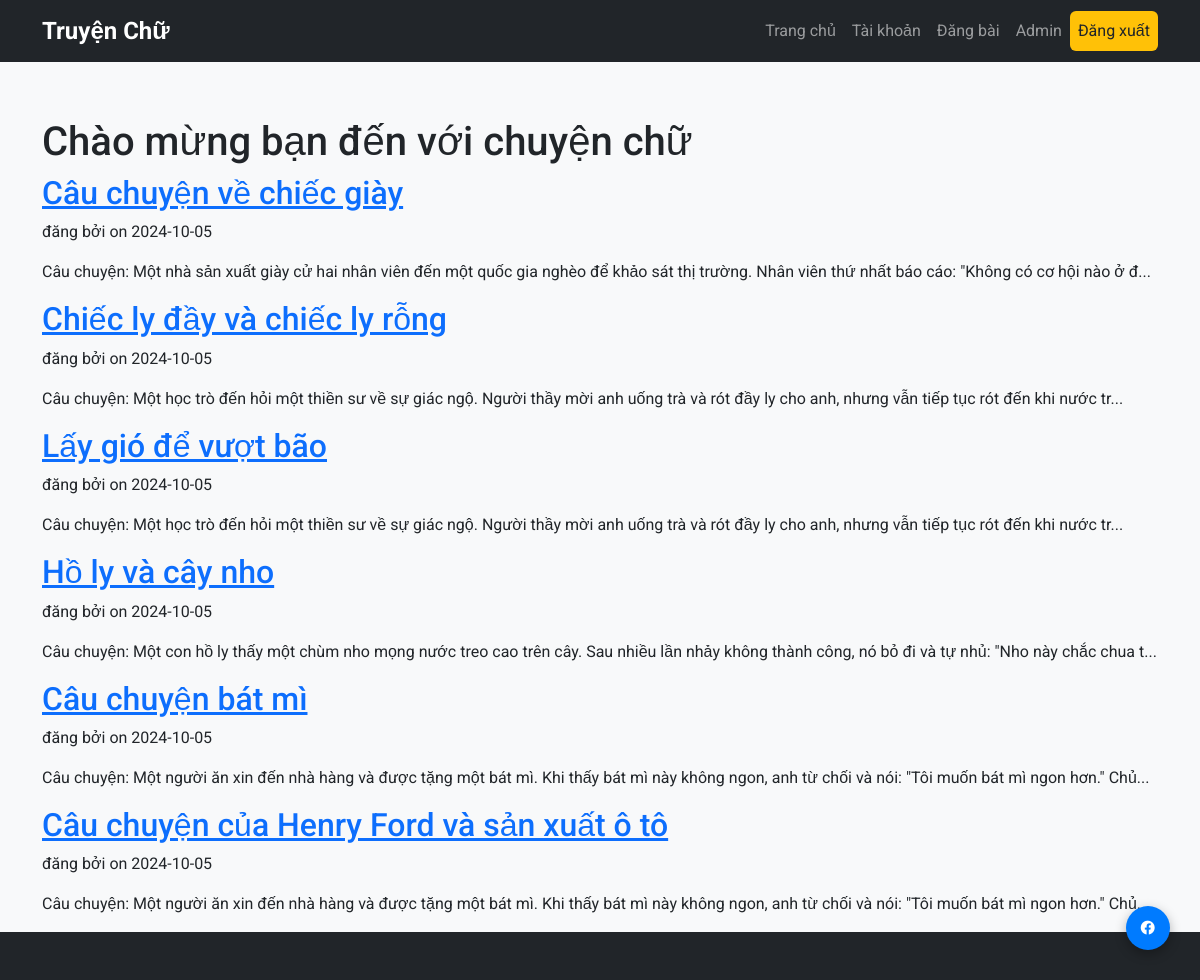
Page / (signed in) on the earlier database version.
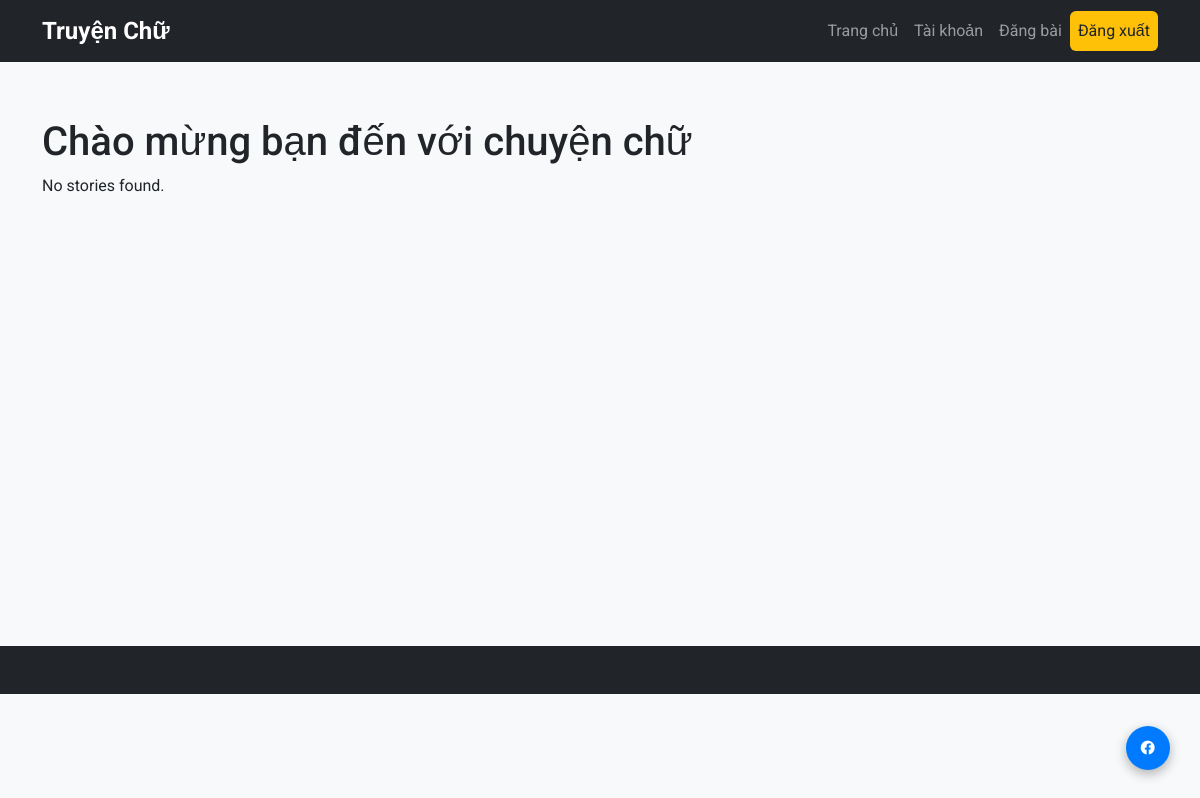
Same page on the later database version.
### app.py (models this page shows, shortened)
class Story(db.Model):
    story_id = db.Column(db.Integer, primary_key=True)
    title = db.Column(db.String(200), nullable=False)
    content = db.Column(db.Text, nullable=False)
    user_id = db.Column(db.Integer, db.ForeignKey('user.user_id'), nullable=False)
    user = db.relationship('User', backref=db.backref('stories', lazy=True))
    date_posted = db.Column(db.DateTime, default=datetime.utcnow)  # Date posted

### app.py (the view)
@app.route("/")
def home():
    stories = Story.query.all()  # Get all stories
    return render_template("home.html", stories=stories)

### templates/home.html (shortened to what this page needs)
{% extends "base.html" %}
{% block content %}
<h1>Chào mừng bạn đến với chuyện chữ</h1>
{% for story in stories %}
    <div class="story">
        <h2><a href="{{ url_for('story_detail', story_id=story.story_id) }}">{{ story.title }}</a></h2>
        <p>đăng bởi {{ story.user.name }} on {{ story.date_posted.strftime('%Y-%m-%d') }}</p>
        <p>{{ story.content[:150] }}...</p>
    </div>
{% else %}
    <p>No stories found.</p>
{% endfor %}
{% endblock %}

### templates/base.html (shortened to what this page needs)
<!DOCTYPE html>
<html lang="en">
<head>
    <link href="https://cdn.jsdelivr.net/npm/bootstrap@5.3.0-alpha1/dist/css/bootstrap.min.css" rel="stylesheet">
    <link href="https://cdnjs.cloudflare.com/ajax/libs/font-awesome/6.0.0-beta3/css/all.min.css" rel="stylesheet">
    <link rel="stylesheet" href="{{ url_for('static', filename='style.css') }}">
</head>
<body>
    <header>
        <nav class="navbar navbar-expand-lg navbar-dark bg-dark">
            <div class="container">
                <a class="navbar-brand" href="{{ url_for('home') }}">Truyện Chữ</a>
                <div class="collapse navbar-collapse" id="navbarNav">
                    <ul class="navbar-nav ms-auto">
                        <li class="nav-item">
                            <a class="nav-link" href="{{ url_for('home') }}">Trang chủ</a>
                        </li>
                        {% if 'user' in session %}
                        <li class="nav-item">
                            <a class="nav-link" href="{{ url_for('user') }}">Tài khoản</a>
                        </li>
                        <li class="nav-item">
                            <a class="nav-link" href="{{ url_for('blog') }}">Đăng bài</a>
                        </li>
                        {% if session.get('user') == 'admin@example.com' %}
                        <li class="nav-item">
                            <a class="nav-link" href="{{ url_for('admin_page') }}">Admin</a>
                        </li>
                        {% endif %}
                        <li class="nav-item">
                            <a class="nav-link btn btn-custom text-dark" href="{{ url_for('logout') }}">Đăng xuất</a>
                        </li>
                        {% endif %}
                    </ul>
                </div>
            </div>
        </nav>
    </header>
    <main class="container mt-4">
        {% block content %}{% endblock %}
    </main>
    <footer class="text-light text-center py-4">
        <p>
            <a href="https://www.facebook.com/cos.204" target="_blank">
                <i class="fab fa-facebook"></i>
            </a>
        </p>
    </footer>
</body>
</html>

### static/style.css (style rules this page uses)
body { font-family: Arial, sans-serif; transition: background-color 0.5s ease, color 0.5s ease, opacity 0.5s ease; }
.fab { position: fixed; bottom: 30px; right: 30px; background-color: #007bff; color: white; border-radius: 50%; padding: 15px; box-shadow: 0 4px 12px rgba(0, 0, 0, 0.3); transition: background-color 0.3s ease, transform 0.3s ease; }

### templates/base.html (style rules this page uses)
body { font-family: 'Roboto', sans-serif; background-color: #f8f9fa; }
.navbar-brand { font-weight: 700; font-size: 1.5rem; }
.navbar-nav .nav-link { font-size: 1rem; padding-right: 1.5rem; transition: color 0.3s; }
footer { background-color: #212529; }
footer p { margin: 0; font-size: 0.9rem; }
footer a { color: #ffc107; text-decoration: none; }
.btn-custom { background-color: #ffc107; color: #fff; border: none; }
main { min-height: 70vh; padding-top: 2rem; }

Differences in the rows shown:
removed Story: title "Câu chuyện về chiếc giày", date_posted "2024-10-05", content "Câu chuyện: Một nhà sản xuất giày cử hai nhân viên đến một quốc gia nghèo để khảo sát thị trường. Nhân viên thứ nhất báo cáo: \"Không có cơ hội nào ở đ"
removed Story: title "Chiếc ly đầy và chiếc ly rỗng", date_posted "2024-10-05", content "Câu chuyện: Một học trò đến hỏi một thiền sư về sự giác ngộ. Người thầy mời anh uống trà và rót đầy ly cho anh, nhưng vẫn tiếp tục rót đến khi nước tr"
removed Story: title "Lấy gió để vượt bão", date_posted "2024-10-05", content "Câu chuyện: Một học trò đến hỏi một thiền sư về sự giác ngộ. Người thầy mời anh uống trà và rót đầy ly cho anh, nhưng vẫn tiếp tục rót đến khi nước tr"
removed Story: title "Hồ ly và cây nho", date_posted "2024-10-05", content "Câu chuyện: Một con hồ ly thấy một chùm nho mọng nước treo cao trên cây. Sau nhiều lần nhảy không thành công, nó bỏ đi và tự nhủ: \"Nho này chắc chua t"
removed Story: title "Câu chuyện bát mì", date_posted "2024-10-05", content "Câu chuyện: Một người ăn xin đến nhà hàng và được tặng một bát mì. Khi thấy bát mì này không ngon, anh từ chối và nói: \"Tôi muốn bát mì ngon hơn.\" Chủ"
removed Story: title "Câu chuyện của Henry Ford và sản xuất ô tô", date_posted "2024-10-05", content "Câu chuyện: Một người ăn xin đến nhà hàng và được tặng một bát mì. Khi thấy bát mì này không ngon, anh từ chối và nói: \"Tôi muốn bát mì ngon hơn.\" Chủ"
Other differences:
text no longer shown: "Admin"
text now shown: "No stories found."
